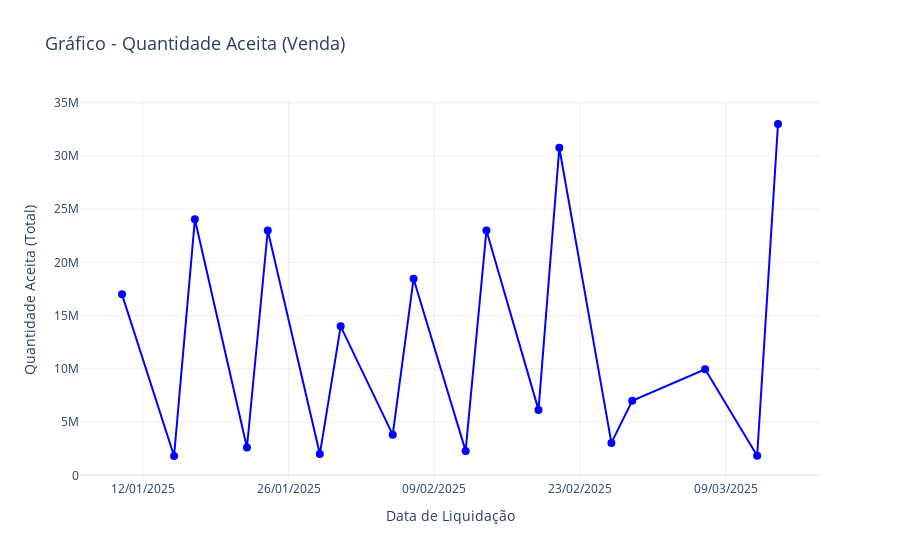

This figure's notebook cell:
### Markdown cell above
### Gráfico - Quantidade Aceita (Venda)

### Code cell
import plotly.graph_objects as go

# Garantir que a coluna 'quantidadeAceita' seja convertida corretamente para numérico
if tabela['quantidadeAceita'].dtype == 'object':  # Verifica se a coluna é do tipo string
    tabela['quantidadeAceita'] = tabela['quantidadeAceita'].str.replace('.', '').astype(float)
else:
    tabela['quantidadeAceita'] = tabela['quantidadeAceita'].astype(float)

# Garantir que a coluna de datas ('dataLiquidacao') esteja no formato datetime
tabela['dataLiquidacao'] = pd.to_datetime(tabela['dataLiquidacao'], errors='coerce')

# Agrupar por data de liquidação e somar a quantidade aceita
quantidade_por_dia = tabela.groupby('dataLiquidacao', as_index=False)['quantidadeAceita'].sum()

# Criar o gráfico de linha com os valores agregados
fig = go.Figure()

# Adicionar a linha conectando os valores de 'quantidadeAceita' por dia
fig.add_trace(go.Scatter(
    x=quantidade_por_dia['dataLiquidacao'],
    y=quantidade_por_dia['quantidadeAceita'],
    mode='lines+markers',
    name='Quantidade Aceita (Total por Dia)',
    line=dict(color='blue'),
    marker=dict(size=8, color='blue', symbol='circle')
))

# Personalizar o layout
fig.update_layout(
    title='Gráfico - Quantidade Aceita (Venda)',
    xaxis_title='Data de Liquidação',
    yaxis_title='Quantidade Aceita (Total)',
    template='plotly_white',
    xaxis=dict(tickformat='%d/%m/%Y'),
    title_font_size=18,
    xaxis_title_font_size=14,
    yaxis_title_font_size=14
)

# Exibir o gráfico
fig.show()

### Figure 1 — Plotly figure (JSON) as saved in the notebook; plotly's stock layout.template omitted (floating-point values rounded to 4 significant figures)
{"data": [{"line": {"color": "blue"}, "marker": {"color": "blue", "size": 8, "symbol": "circle"}, "mode": "lines+markers", "name": "Quantidade Aceita (Total por Dia)", "type": "scatter", "x": ["2025-01-10T00:00:00.000000000", "2025-01-15T00:00:00.000000000", "2025-01-17T00:00:00.000000000", "2025-01-22T00:00:00.000000000", "2025-01-24T00:00:00.000000000", "2025-01-29T00:00:00.000000000", "2025-01-31T00:00:00.000000000", "2025-02-05T00:00:00.000000000", "2025-02-07T00:00:00.000000000", "2025-02-12T00:00:00.000000000", "2025-02-14T00:00:00.000000000", "2025-02-19T00:00:00.000000000", "2025-02-21T00:00:00.000000000", "2025-02-26T00:00:00.000000000", "2025-02-28T00:00:00.000000000", "2025-03-07T00:00:00.000000000", "2025-03-12T00:00:00.000000000", "2025-03-14T00:00:00.000000000"], "y": [17000000.0, 1819000.0, 24050000.0, 2620000.0, 23000000.0, 2004000.0, 14000000.0, 3822000.0, 18460000.0, 2300000.0, 23000000.0, 6150000.0, 30770000.0, 3050000.0, 7000000.0, 9970000.0, 1846000.0, 33000000.0]}], "layout": {"title": {"font": {"size": 18}, "text": "Gráfico - Quantidade Aceita (Venda)"}, "xaxis": {"tickformat": "%d/%m/%Y", "title": {"font": {"size": 14}, "text": "Data de Liquidação"}}, "yaxis": {"title": {"font": {"size": 14}, "text": "Quantidade Aceita (Total)"}}}}
